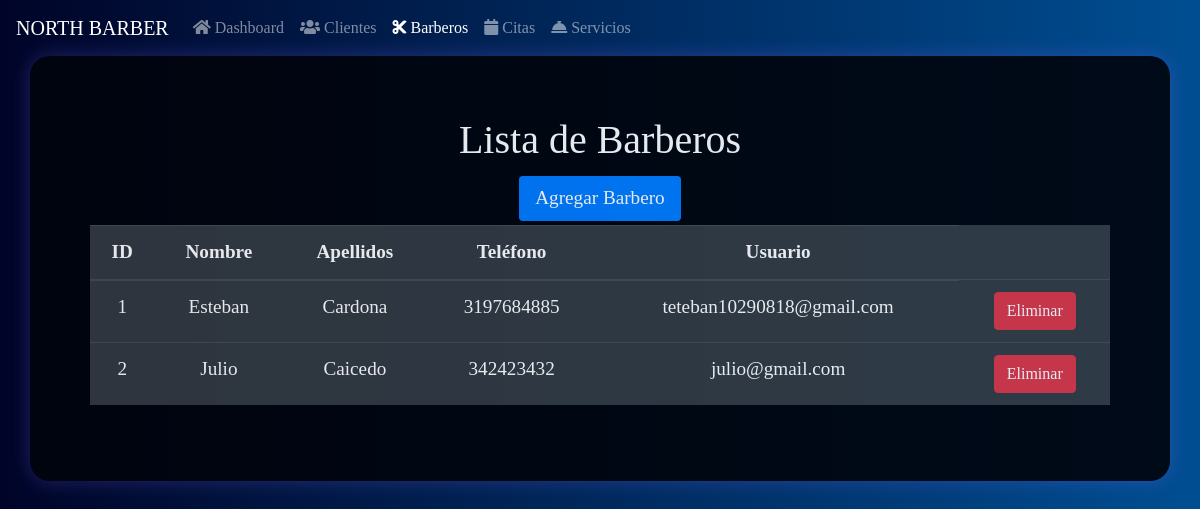
Page /admin_barberos (signed in) on the earlier database version.
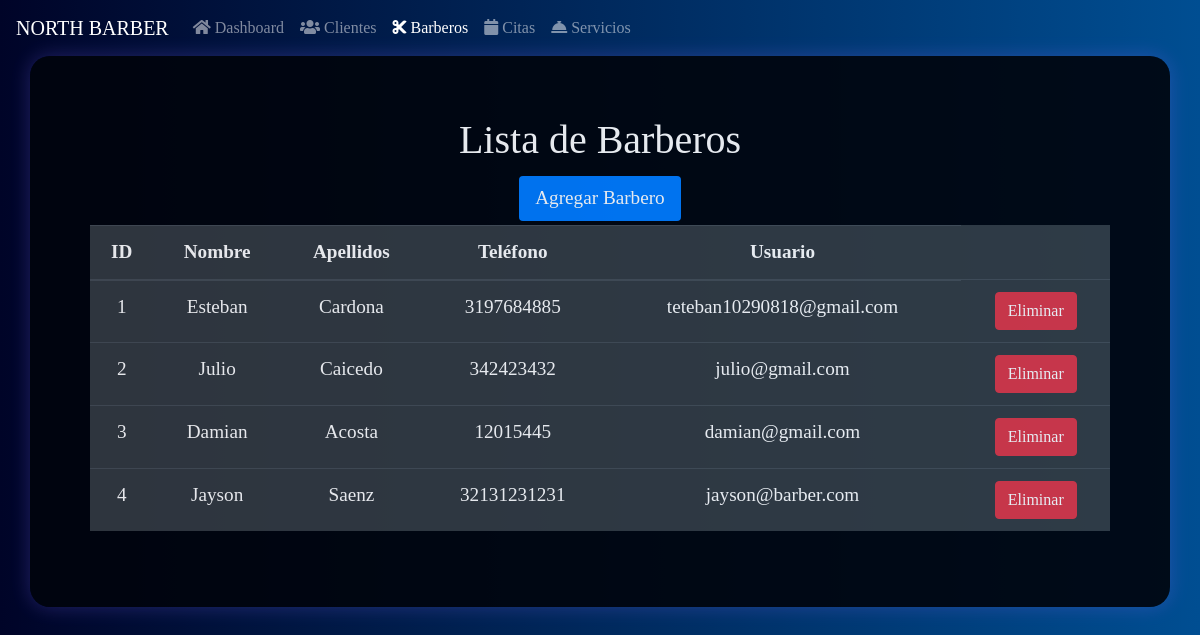
Same page on the later database version.
### tables this page shows
CREATE TABLE "barbero" (
    id INTEGER PRIMARY KEY,
    nombre VARCHAR(50) NOT NULL,
    apellidos VARCHAR(50) NOT NULL,
    telefono NUMERIC(28, 10) NOT NULL,
    username VARCHAR(50) NOT NULL,
    "password" VARCHAR(12) NOT NULL,
    tipo_usuario_id INTEGER NOT NULL,
    FOREIGN KEY (tipo_usuario_id) REFERENCES tipo_usuario(id)
);

### app.py (the view)
    def admin_barberos(self):
        if "tipo_usuario" in session and session["tipo_usuario"] == 3:
            conn = DatabaseManager(self.DATABASE).get_connection()
            cursor = conn.cursor()
            cursor.execute("SELECT * FROM barbero")
            barberos = cursor.fetchall()
            conn.close()
            return render_template("admin_barberos.html", barberos=barberos)
        return redirect("/login")

### app.py (called while the page is built)
    def get_connection(self):
        db = getattr(g, "_database", None)
        if db is None:
            db = g._database = sqlite3.connect(self.database)
        return db

    def close_connection(self, exception):
        db = getattr(g, "_database", None)
        if db is not None:
            db.close()

    def close_connection(self, exception):
        DatabaseManager("barberia.db").close_connection(exception)

### templates/admin_barberos.html (shortened to what this page needs)
<!DOCTYPE html>
<html lang="es">
  <head>
    <link
      href="https://stackpath.bootstrapcdn.com/bootstrap/4.3.1/css/bootstrap.min.css"
      rel="stylesheet"
    />
    <link
      rel="stylesheet"
      href="https://use.fontawesome.com/releases/v5.8.1/css/all.css"
    />
  </head>
  <body>
    <nav class="navbar navbar-expand-lg navbar-dark bg-primary">
      <a class="navbar-brand" href="#">NORTH BARBER</a>
      <div class="collapse navbar-collapse" id="navbarNav">
        <ul class="navbar-nav">
          <li class="nav-item">
            <a class="nav-link" href="/admin_dashboard"
              ><i class="fa fa-home"></i> Dashboard</a
            >
          </li>
          <li class="nav-item">
            <a class="nav-link" href="/admin_clientes"
              ><i class="fa fa-users"></i> Clientes</a
            >
          </li>
          <li class="nav-item active">
            <a class="nav-link" href="/admin_barberos"
              ><i class="fa fa-cut"></i> Barberos</a
            >
          </li>
          <li class="nav-item">
            <a class="nav-link" href="/admin_citas"
              ><i class="fa fa-calendar"></i> Citas</a
            >
          </li>
          <li class="nav-item">
            <a class="nav-link" href="/admin_servicios"
              ><i class="fa fa-concierge-bell"></i> Servicios</a
            >
          </li>
        </ul>
      </div>
    </nav>
    <div class="container">
      <h1>Lista de Barberos</h1>
      <div class="actions">
        <a href="/admin_agregar_barbero">Agregar Barbero</a>
      </div>
      <table class="table table-dark table-hover">
        <thead>
          <tr>
            <th>ID</th>
            <th>Nombre</th>
            <th>Apellidos</th>
            <th>Teléfono</th>
            <th>Usuario</th>
          </tr>
        </thead>
        <tbody>
          {% for barbero in barberos %}
          <tr>
            <td>{{ barbero[0] }}</td>
            <td>{{ barbero[1] }}</td>
            <td>{{ barbero[2] }}</td>
            <td>{{ barbero[3] }}</td>
            <td>{{ barbero[4] }}</td>
            <td>
              <a
                href="/admin_eliminar_barbero/{{ barbero[0] }}"
                class="btn btn-danger"
                onclick="return confirm('¿Estás seguro de eliminar este cliente?')"
                >Eliminar</a
              >
            </td>
          </tr>
          {% endfor %}
        </tbody>
      </table>
    </div>
  </body>
</html>

Differences in the rows shown:
added barbero: id "3", nombre "Damian", apellidos "Acosta", telefono "12015445", username "damian@gmail.com"
added barbero: id "4", nombre "Jayson", apellidos "Saenz", telefono "32131231231", username "jayson@barber.com"
